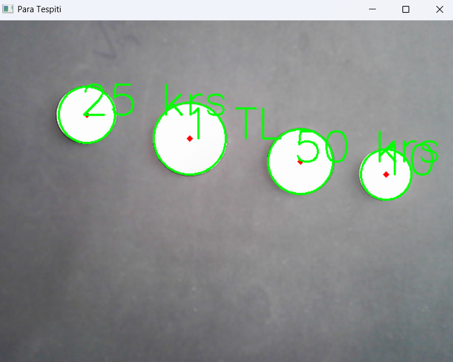
#> input picture assets/madeni_parass.png, 454 x 362 px, given in place of the camera
$ python 32_madeni_para_tespit.py
#> lines starting #> are read from the running program, lines starting #| are printed output that depends on the picture; after the words box and inside, x2 and y2 are one past the last pixel; in counts of white or black regions, pixels touching at a corner belong together
import cv2
import numpy as np

cap = cv2.VideoCapture(1)
referans_yaricap=None
while True:
    ret, frame = cap.read()
#> frame is the input picture: shape (362, 454, 3); mean B, G, R 143.5, 146.7, 141.5
    if not ret:
        print("Kamera verisi alinamadi.")
        break

    gri = cv2.cvtColor(frame, cv2.COLOR_BGR2GRAY)
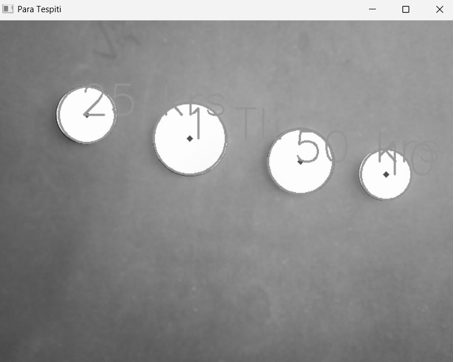
#> gri: shape (362, 454); min 28, max 255, mean 144.8

    blur = cv2.GaussianBlur(gri, (5, 5), 0)

    edges = cv2.Canny(blur, 50, 150)
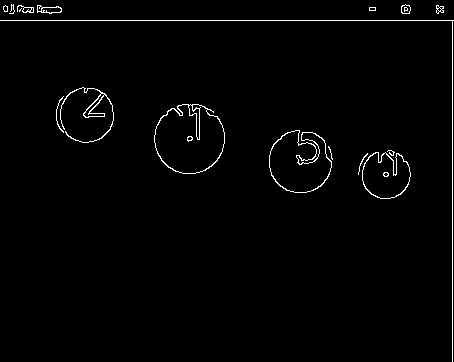
#> edges: shape (362, 454); 1.5% white in thin lines or dots

    circles = cv2.HoughCircles(
        edges,
        cv2.HOUGH_GRADIENT,
        dp=1.2,           # Çözünürlük oranı
        minDist=40,       # İki daire merkezi arasındaki minimum mesafe
        param1=50,        # Canny üst eşiği
        param2=40,        # Daire tespit hassasiyeti
        minRadius=30,     # En küçük yarıçap
        maxRadius=120     # En büyük yarıçap
    )
#> circles = [[190.2, 137.4, 34.44], [300.6, 162.6, 31.2], [143.4, 114.6, 57.12]]


    if circles is not None:
        circles = np.uint16(np.around(circles))
#> circles = [[190, 137, 34], [301, 163, 31], [143, 115, 57]]
        for (x, y, r) in circles[0, :]:
            cv2.circle(frame, (x, y), r, (0, 255, 0), 2)
            cv2.circle(frame, (x, y), 2, (0, 0, 255), 3)
            if referans_yaricap is None:
                referans_yaricap = r
                print(f"Referans alindi: {referans_yaricap} piksel")
            else:
                oran = r / referans_yaricap
                if abs(oran - 1.00) < 0.05:
                    cv2.putText(frame, "1 TL", (x-10, y),
                                cv2.FONT_HERSHEY_SIMPLEX, 2, (0, 255, 0), 2)
                elif abs(oran - 0.90) < 0.05:
                    cv2.putText(frame, "50 krs", (x-10, y),
                                cv2.FONT_HERSHEY_SIMPLEX, 2, (0, 255, 0), 2)
                elif abs(oran - 0.80) < 0.05:
                    cv2.putText(frame, "25 krs", (x-10, y),
                                cv2.FONT_HERSHEY_SIMPLEX, 2, (0, 255, 0), 2)
                elif abs(oran - 0.72) < 0.05:
                    cv2.putText(frame, "10 krs", (x-10, y),
                                cv2.FONT_HERSHEY_SIMPLEX, 2, (0, 255, 0), 2)
#> this loop made 3 passes
#> (x, y, r, oran) on passes 2 to 3: (301, 163, 31, 0.912), (143, 115, 57, 1.68)
#> (x, y, r, referans_yaricap) on pass 1: (190, 137, 34, 34)
#| Referans alindi: 34 piksel
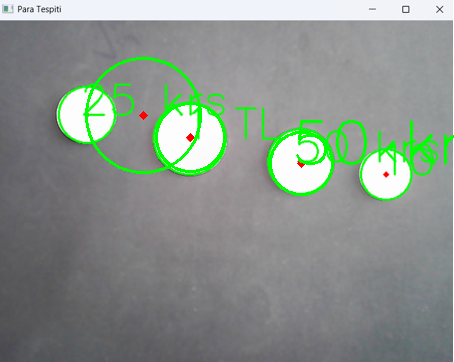
#> frame: shape (362, 454, 3); 1.96% of pixels changed, all inside (x1, y1, x2, y2) = (85, 57, 454, 196)
#> after the loop, referans_yaricap = 34

    cv2.imshow("Para Tespiti", frame)

    if cv2.waitKey(20) & 0xFF == 27:
#> (key Esc is pressed here)
        break

cap.release()
cv2.destroyAllWindows()
